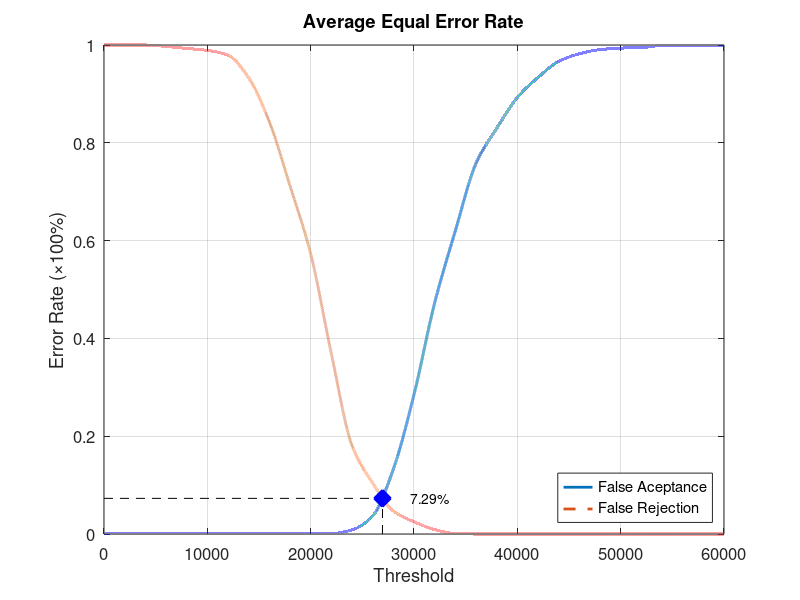
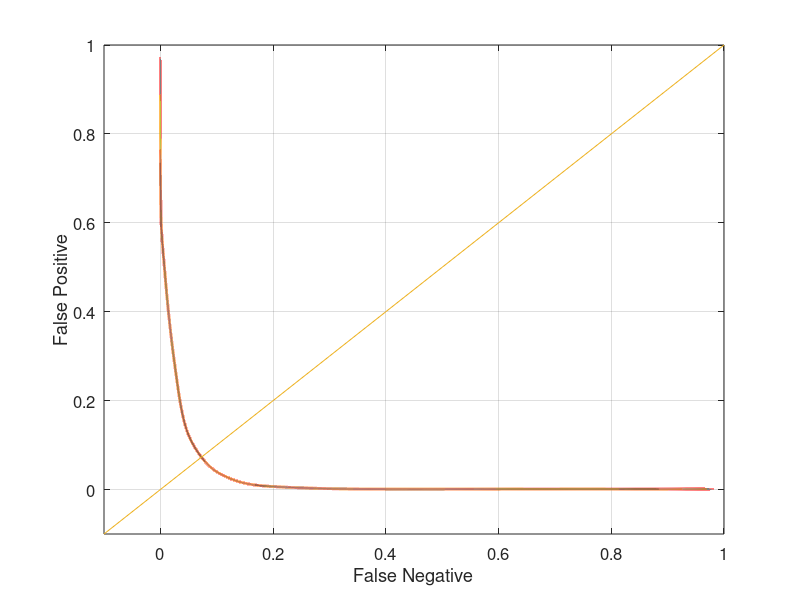

The MATLAB source for these figures, in order:
function yEER = Database1Average
close all;
clear;
clc;
x = 0:2000:60000;
xq = 0:0.5:60000;

y0 = [0 0.00105263 0.00105263 0.00105263 0.00105263 0.00105263 0.00105263 0.00105263 0.00105263 0.00105263 0.00105263 0.00105263 0.00842105 0.0368421 0.132632 0.285263 0.472632 0.62 0.757895 0.829474 0.892632 0.933684 0.966316 0.982105 0.990526 0.993684 0.994737 0.998947 0.998947 0.998947 1];
yy0 = interp1(x, y0, xq, 'pchip');
y1 = [1 1 1 0.997 0.993 0.989 0.979 0.933 0.843 0.712 0.573 0.369 0.181 0.104 0.047 0.025 0.009 0.001 0 0 0 0 0 0 0 0 0 0 0 0 0];
yy1 = interp1(x, y1, xq, 'pchip');

% Calculating EER: 
y2 = abs(y0 - y1);
find(y2 == min(y2))
yy2 = abs(yy0 - yy1);
xEER = find(yy2 == min(yy2));
xEERIndex = xq(xEER) % X-axis EER
yEER = yy0(xEER) % Y-axis EER

main = figure
plot(xq, yy0,'-','LineWidth', 2);	hold on
plot(xq, yy1,'--','LineWidth', 2);	hold on
plot([xEERIndex xEERIndex], [0 yEER], 'k--');	hold on
plot([0 xEERIndex], [yEER yEER], 'k--');	hold on
plot(xEERIndex, yEER, 'bx', 'LineWidth', 10);	hold on
text(xEERIndex + 10 * xEERIndex / 100, yEER, [num2str(round((10000 * yEER)) / 100) '%'])
legend('False Aceptance', 'False Rejection', 'Location', 'SouthEast')
xlabel('Threshold')
ylabel('Error Rate (\times100%)')
title('Average Equal Error Rate')
set(gca, 'FontSize', 12)
axis([0 60000 0 1])
grid on

print(main, 'Database1AverageMain', '-dpng');
FNRxFPR = figure('Color', [1 1 1]);
plot(yy1, yy0, '-', yy1, yy0, 'LineWidth', 2);
hold on
y = -0.1:0.1:1
plot(y, y); 
set(gca, 'FontSize', 12)
xlabel('False Negative')
ylabel('False Positive')
axis([-0.1 1 -0.1 1])
set(gca, 'FontSize', 12)
grid on

print(FNRxFPR, 'Database1AverageFNRxFPR','-dpng');
end
